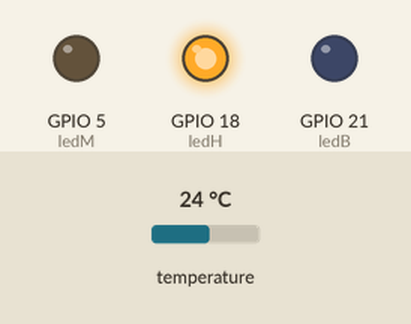
Simulated run of this sketch. Board: ESP32. On the bench: output pins drawn as LEDs (lit = HIGH). Inputs (shaded band) come from the test bench; at power-on: temperature 24 °C. Nothing arrives over Bluetooth unless stated; what the sketch prints to the serial monitor is not drawn.

Above: at 3.3 s.
3.4 s: temperature set to 22.3 °C
6.5 s: temperature set to 21.4 °C
At 9.9 s:
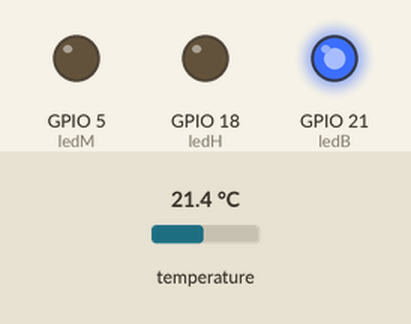
10.3 s: temperature set to 33 °C
At 13.5 s:
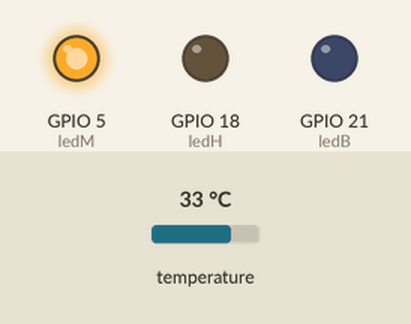
13.8 s: temperature set to 30.6 °C
17.0 s: temperature set to 29.7 °C
At 19.9 s:
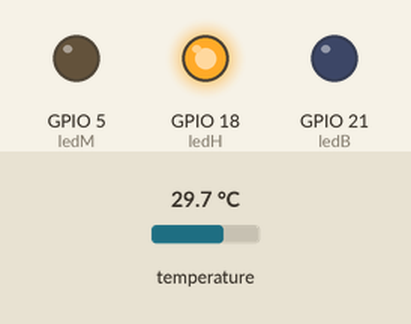
20.9 s: temperature set to 12 °C
At 23.6 s:
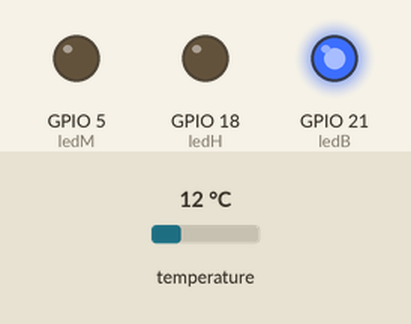
Timing chart, 0 to 25.1 s (numbered marks = the images above; inputs shaded):
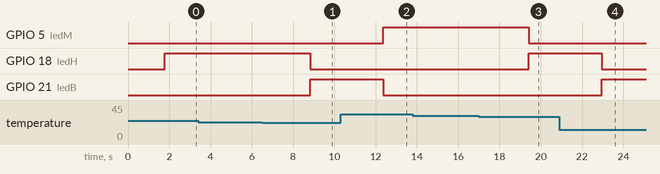

Measured:
- the behaviour switches between 22 and 21.9 °C on temperature (found by bisection; images 0 and 1)
- the behaviour switches between 30.1 and 30 °C on temperature (found by bisection; images 2 and 3)
- after the input at 3.4 s, every drawn part: stays the same
- after the input at 6.5 s, GPIO 18 (ledH): HIGH → LOW after 2.3 s; GPIO 21 (ledB): LOW → HIGH after 2.3 s
- after the input at 10.3 s, GPIO 5 (ledM): LOW → HIGH after 2.1 s; GPIO 21 (ledB): HIGH → LOW after 2.1 s
- after the input at 13.8 s, every drawn part: stays the same
- after the input at 17.0 s, GPIO 5 (ledM): HIGH → LOW after 2.4 s; GPIO 18 (ledH): LOW → HIGH after 2.4 s
- after the input at 20.9 s, GPIO 18 (ledH): HIGH → LOW after 2.1 s; GPIO 21 (ledB): LOW → HIGH after 2.1 s

The sketch:

MonitoringFix.ino
```cpp
#include "BluetoothSerial.h"
BluetoothSerial SerialBT;

// Include the libraries we need (DB18B20)
#include <OneWire.h>
#include <DallasTemperature.h>

// Data wire is plugged into port 2 on the Arduino
#define ONE_WIRE_BUS 2

// Setup a oneWire instance to communicate with any OneWire devices (not just Maxim/Dallas temperature ICs)
OneWire oneWire(ONE_WIRE_BUS);

// Pass our oneWire reference to Dallas Temperature.
DallasTemperature sensors(&oneWire);

// Hasil Output
#define ledM 5
#define ledH 18
#define ledB 21

void setup() {
  Serial.begin(115200);
  SerialBT.begin("ESP Kelompok 1");
  Serial.println("ESP32 Siap");

  // Deklarasi Output
  pinMode(ledM,OUTPUT);
  pinMode(ledH,OUTPUT);
  pinMode(ledB,OUTPUT);

  // Memulai DS18B20
  sensors.begin();

}

void loop() {
  // call sensors.requestTemperatures() to issue a global temperature
  // request to all devices on the bus
  sensors.requestTemperatures(); // Send the command to get temperatures

  // We use the function ByIndex, and as an example get the temperature from the first sensor only.
  float tempC = sensors.getTempCByIndex(0);

  Serial.print("Suhu : ");
  Serial.print(tempC);
  Serial.print(" ");
  delay(1000);

  // Komunikasi Bluetooth
  SerialBT.print(tempC);
  SerialBT.println(";");
  if(tempC < 22){
    // Config Output
    digitalWrite(ledM, LOW);
    digitalWrite(ledH, LOW);
    digitalWrite(ledB, HIGH);
    Serial.println("Dingin");

  } else if (tempC >= 22 && tempC <=30){
    // Config Output
    digitalWrite(ledM, LOW);
    digitalWrite(ledH, HIGH);
    digitalWrite(ledB, LOW);
    Serial.println("Normal");

  } else{
    // Config Output
    digitalWrite(ledM, HIGH);
    digitalWrite(ledH, LOW);
    digitalWrite(ledB, LOW);
  }

}
```
